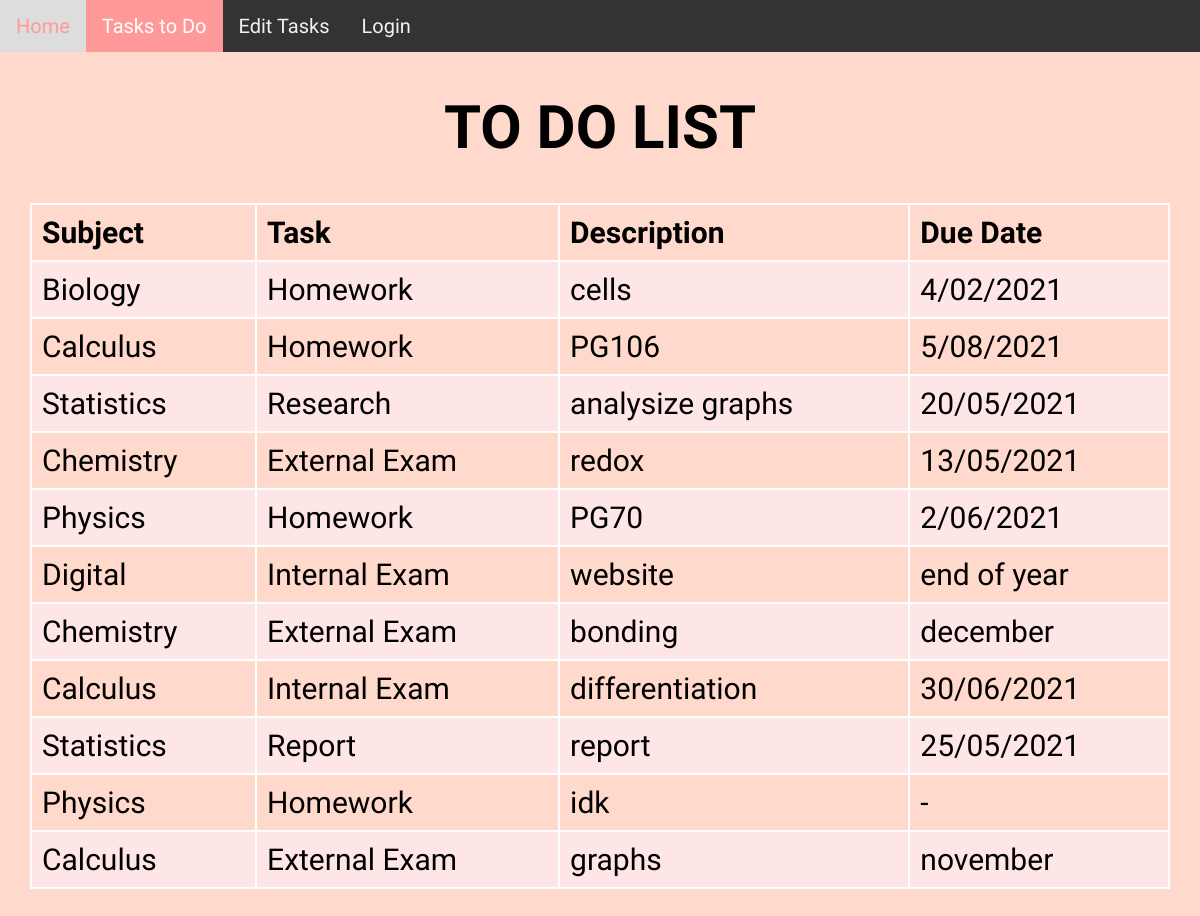
Before: /Task_List with the older database file.
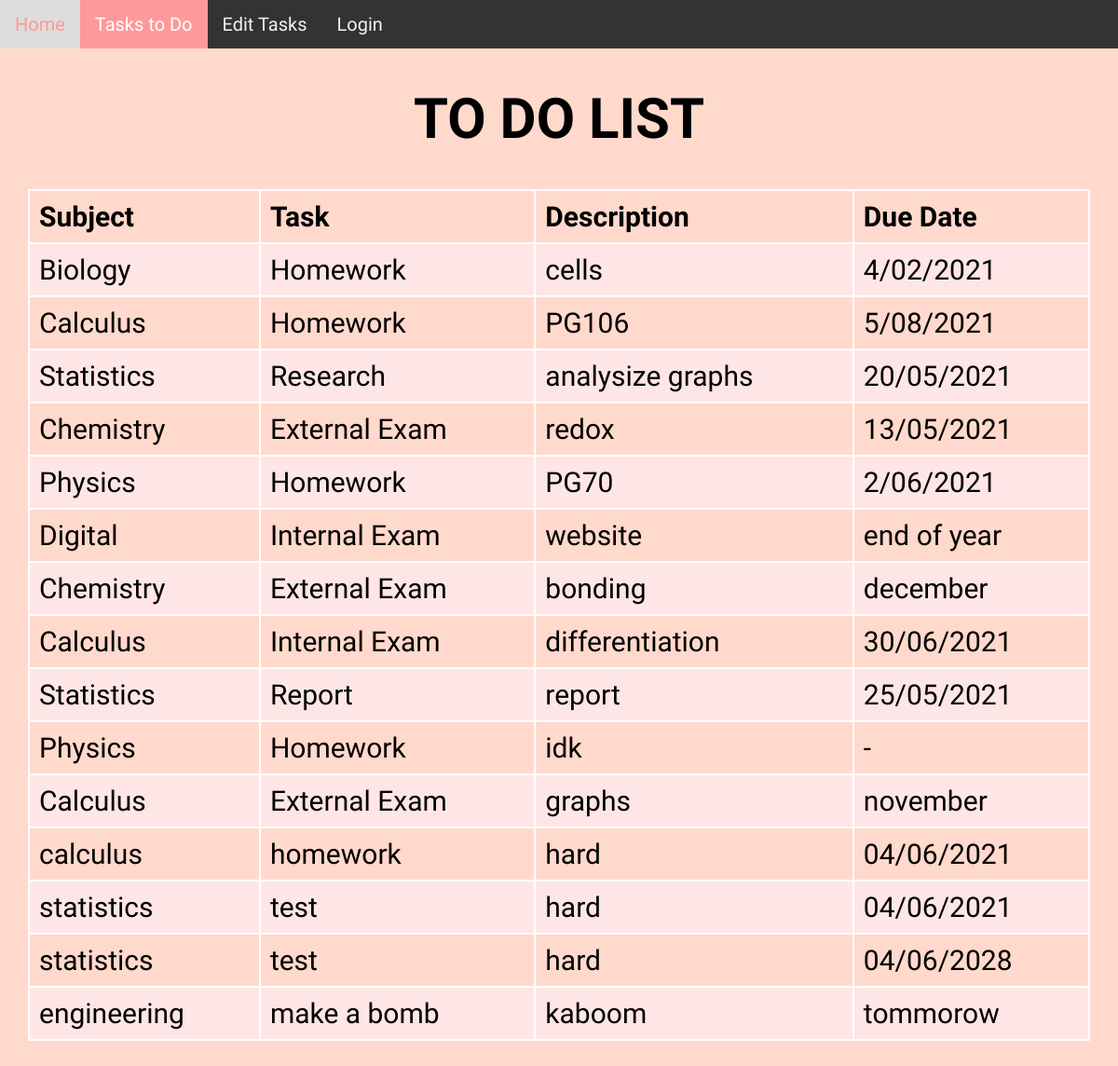
After: the same page with the newer database file.
### tables this page shows
CREATE TABLE To_Do_List (id INTEGER PRIMARY KEY, class_id REFERENCES Class (id), task_id REFERENCES Task_List (id), description TEXT, due_date DATE);

CREATE TABLE Class (id INTEGER PRIMARY KEY, class TEXT);

CREATE TABLE Task_List (id INTEGER PRIMARY KEY, task TEXT);

### tasks.py (the view)
@app.route("/Task_List")
def contents():
    cursor = sqlite3.connect(DATABASE).cursor()
    sql = """
    SELECT Class.class, Task_List.task, To_Do_List.description, To_Do_List.due_date FROM To_Do_List
    JOIN Task_List ON To_Do_List.task_id = Task_List.id
    JOIN Class ON To_Do_List.class_id = Class.id"""
    cursor.execute(sql)
    results = cursor.fetchall()
    return render_template("task_list.html", results=results)

### tasks.py (called while the page is built)
@app.teardown_appcontext
def close_connection(exception):
    db = getattr(g, "_database", None)
    if db is not None:
        db.close()

@app.before_request
def before_request():
    g.user = None
    if "user_id" in session:
        for user in users:
            if user.id == session["user_id"]:
                g.user = user

### templates/task_list.html
{% extends "layout.html" %}
{% block body %}
<h1>TO DO LIST</h1>
<table class="center">
    <tr>
        <th>Subject</th>
        <th>Task</th>
        <th>Description</th>
        <th>Due Date</th>
    </tr>
    {% for i in results %}
    <tr>
        <td>{{ i[0] }}</td>
        <td>{{ i[1] }}</td>
        <td>{{ i[2] }}</td>
        <td>{{ i[3] }}</td>
    </tr>
    {% endfor %}
</table>
{% endblock %}

### templates/layout.html (shortened to what this page needs)
{% macro nav_link(url, text, class="") %}
<a class="{% if request.url_rule|string==url %}active {% endif %}{{ class }}" href='{{ url }}'>
    {{ text }}
</a>
{% endmacro %}
<!DOCTYPE html>
<html lang="en">
<head>
    <link rel="stylesheet" href="{{url_for('static',filename='style.css')}}">
</head>
<body>
    <div class="topnav">
        {{ nav_link(url_for("home"), "Home") }}
        {{ nav_link(url_for("contents"), "Tasks to Do") }}
        {{ nav_link(url_for("edit"), "Edit Tasks") }}
        {{ nav_link(url_for("login"), "Login") }}
    </div>
    {% block body %}{% endblock %}
</body>
</html>

### static/style.css (style rules this page uses)
.topnav { overflow: hidden; background-color: #333; }
.topnav a { float: left; color: #f2f2f2; text-align: center; padding: 14px 16px; text-decoration: none; font-size: 20px; }
.topnav a.active { background-color: #ff9999; color: white; }
table { font-family: 'Nanum Pen Script'; border-collapse: collapse; width: 95%; margin-bottom: 30px; }
.center { margin-left: auto; margin-right: auto; }
td, th { border: 2px solid #ffffff; text-align: left; padding: 10px; }
tr:nth-child(even) { background-color: #ffe6e6; }
body { background-color: #ffd9cc; }
body { margin: 0; font-family: 'Nanum Pen Script'; font-size: 30px; }
h1 { font-family: 'Fascinate Inline';font-size: 22px; font-size: 60px; text-align: center; }

Changed rows visible on the page:
added To_Do_List: class "calculus", task "homework", description "hard", due_date "04/06/2021"
added To_Do_List: class "statistics", task "test", description "hard", due_date "04/06/2021"
added To_Do_List: class "statistics", task "test", description "hard", due_date "04/06/2028"
added To_Do_List: class "engineering", task "make a bomb", description "kaboom", due_date "tommorow"
